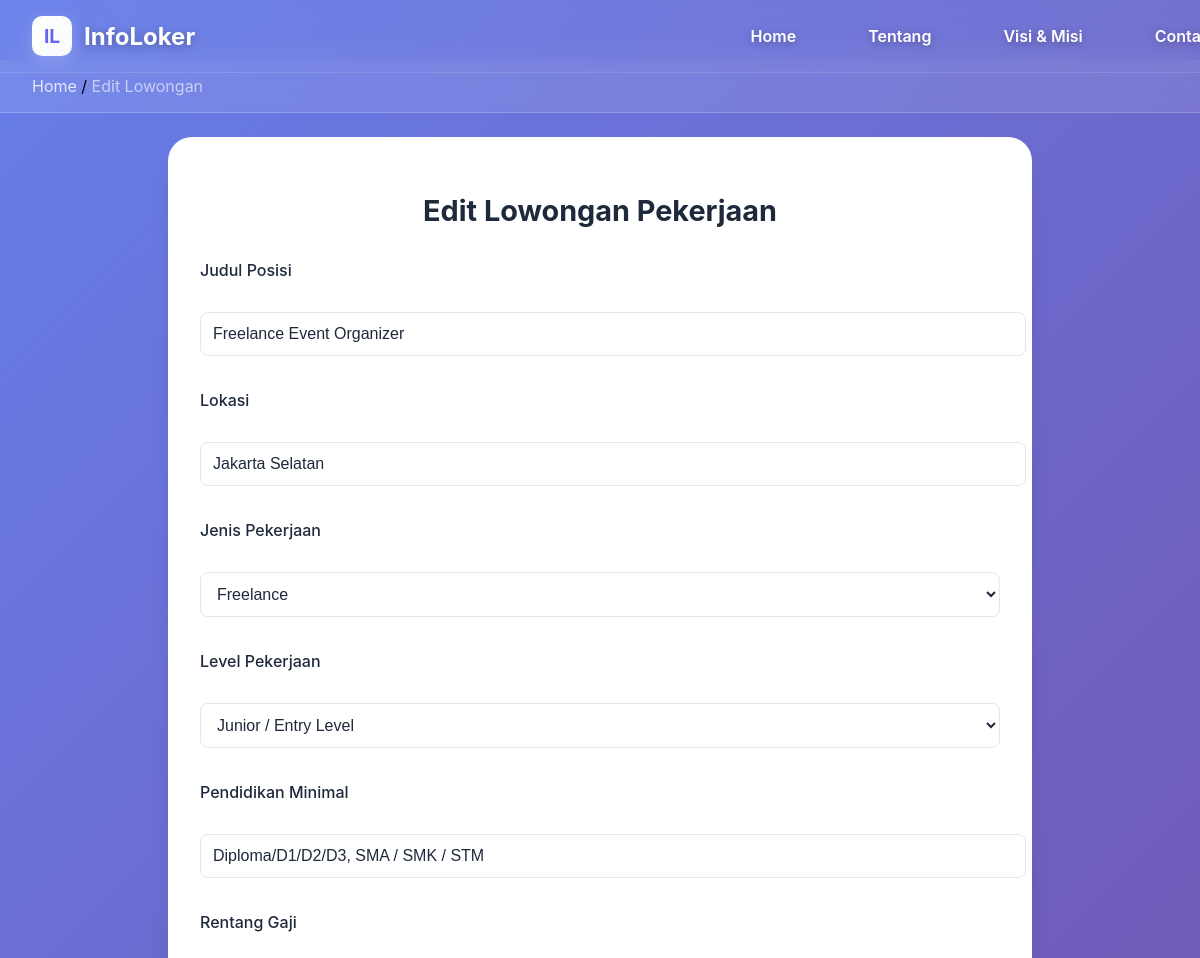
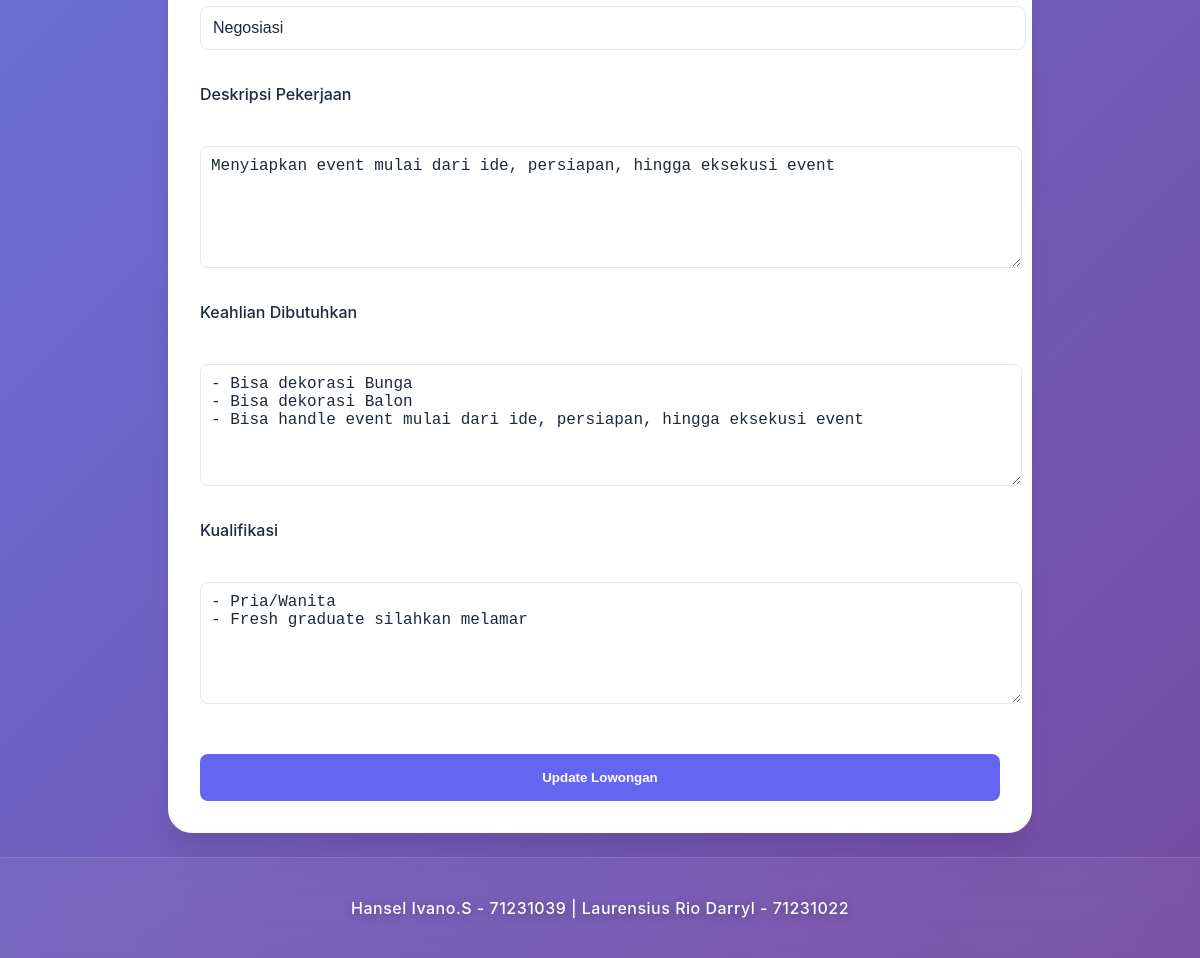
/Perusahaan/edit_lowongan.php?id=2 (signed in), run on the app's committed database (2 pictures, top to bottom).
### tables this page shows
CREATE TABLE `lowongan` (
  `id` int(11) NOT NULL,
  `perusahaan_id` int(11) DEFAULT NULL,
  `judul` varchar(100) DEFAULT NULL,
  `lokasi` varchar(100) DEFAULT NULL,
  `jenis_pekerjaan` varchar(50) DEFAULT NULL,
  `level_pekerjaan` varchar(50) DEFAULT NULL,
  `pendidikan` varchar(100) DEFAULT NULL,
  `gaji` varchar(50) DEFAULT NULL,
  `deskripsi` text DEFAULT NULL,
  `keahlian` text DEFAULT NULL,
  `kualifikasi` text DEFAULT NULL,
  `tanggal_posting` date DEFAULT NULL
);

### Perusahaan/edit_lowongan.php (the view, shortened to what this page needs)
<?php
require '../koneksi.php';
$userId = $_SESSION['id'];
$lowonganId = $_GET['id'] ?? null;
$getPerusahaan = mysqli_query($conn, "SELECT * FROM perusahaan WHERE user_id = $userId");
$perusahaan = mysqli_fetch_assoc($getPerusahaan);
$perusahaanId = $perusahaan['id'];
$cek = mysqli_query($conn, "SELECT * FROM lowongan WHERE id = $lowonganId AND perusahaan_id = $perusahaanId");
$lowongan = mysqli_fetch_assoc($cek);
?>
<!DOCTYPE html>
<html lang="id">
<head>
    <link rel="stylesheet" href="lowongan.css">
</head>
<body>
<?php include '../partials/header.php'; ?>
<nav class="breadcrumb">
    <div class="breadcrumb-content">
        <a href="../Dashboard/dashboard_perusahaan.php">Home</a> / <span>Edit Lowongan</span>
    </div>
</nav>
<section id="apply">
    <h2>Edit Lowongan Pekerjaan</h2>
    <form method="POST">
        <label>Judul Posisi</label>
        <input type="text" name="judul" value="<?= htmlspecialchars($lowongan['judul']) ?>" required>
        <label>Lokasi</label>
        <input type="text" name="lokasi" value="<?= htmlspecialchars($lowongan['lokasi']) ?>" required>
        <label>Jenis Pekerjaan</label>
        <select name="jenis_pekerjaan" required>
            <option <?= $lowongan['jenis_pekerjaan'] === 'Freelance' ? 'selected' : '' ?>>Freelance</option>
        </select>
        <label>Level Pekerjaan</label>
        <select name="level_pekerjaan" required>
            <option <?= $lowongan['level_pekerjaan'] === 'Junior / Entry Level' ? 'selected' : '' ?>>Junior / Entry Level</option>
        </select>
        <label>Pendidikan Minimal</label>
        <input type="text" name="pendidikan" value="<?= htmlspecialchars($lowongan['pendidikan']) ?>" required>
        <label>Rentang Gaji</label>
        <input type="text" name="gaji" value="<?= htmlspecialchars($lowongan['gaji']) ?>" required>
        <label>Deskripsi Pekerjaan</label>
        <textarea name="deskripsi" rows="5" required><?= htmlspecialchars($lowongan['deskripsi']) ?></textarea>
        <label>Keahlian Dibutuhkan</label>
        <textarea name="keahlian" rows="4" required><?= htmlspecialchars($lowongan['keahlian']) ?></textarea>
        <label>Kualifikasi</label>
        <textarea name="kualifikasi" rows="4" required><?= htmlspecialchars($lowongan['kualifikasi']) ?></textarea>
        <button type="submit" class="tombol-lamaran">Update Lowongan</button>
    </form>
</section>
<?php include '../partials/footer.php'; ?>
</body>
</html>

### Perusahaan/lowongan.css (style rules this page uses)
:root { --primary-color: #6366f1; --primary-hover: #5856eb; --secondary-color: #f1f5f9; --text-primary: #1e293b; --text-secondary: #64748b; --border-color: #e2e8f0; --white: #ffffff; --shadow: 0 4px 6px -1px rgba(0, 0, 0, 0.1); --shadow-lg: 0 20px 25px -5px rgba(0, 0, 0, 0.1); }
body { font-family: 'Inter', sans-serif; margin: 0; padding: 0; background: linear-gradient(135deg, #667eea 0%, #764ba2 100%); min-height: 100vh; }
#apply { max-width: 800px; margin: 1.5rem auto; padding: 2rem; background: var(--white); border-radius: 24px; box-shadow: var(--shadow-lg); }
#apply h2 { color: var(--text-primary); margin-bottom: 2rem; text-align: center; font-size: 1.8rem; }
form { display: flex; flex-direction: column; gap: 1.5rem; }
label { color: var(--text-primary); font-weight: 500; margin-bottom: 0.5rem; display: block; }
input, select, textarea { width: 100%; padding: 0.75rem; border: 1px solid var(--border-color); border-radius: 8px; font-size: 1rem; color: var(--text-primary); background: var(--white); transition: border-color 0.3s ease; }
textarea { resize: vertical; min-height: 100px; }
.tombol-lamaran { background: var(--primary-color); color: var(--white); border: none; padding: 1rem 2rem; border-radius: 8px; font-weight: 600; cursor: pointer; transition: all 0.3s ease; margin-top: 1rem; }
.breadcrumb { background: rgba(255, 255, 255, 0.1); backdrop-filter: blur(10px); border-bottom: 1px solid rgba(255, 255, 255, 0.2); margin-top: 60px; }
.breadcrumb-content { max-width: 1200px; margin: 0 auto; padding: 1rem 2rem; }
.breadcrumb a { color: var(--white); text-decoration: none; opacity: 0.8; transition: opacity 0.3s ease; }
.breadcrumb span { color: var(--white); opacity: 0.6; }

### Perusahaan/edit_lowongan.php (style rules this page uses)
textarea { width: 100%; padding: 10px; margin: 10px 0; }
input, select { margin-bottom: 10px; }

### data on the page
lowongan: judul "Freelance Event Organizer", lokasi "Jakarta Selatan", jenis_pekerjaan "Freelance", level_pekerjaan "Junior / Entry Level", pendidikan "Diploma/D1/D2/D3, SMA / SMK / STM", gaji "Negosiasi", deskripsi "Menyiapkan event mulai dari ide, persiapan, hingga eksekusi event", keahlian "- Bisa dekorasi Bunga - Bisa dekorasi Balon - Bisa handle event mulai dari ide, persiapan, hingga eksekusi event", kualifikasi "- Pria/Wanita - Fresh graduate silahkan melamar"
